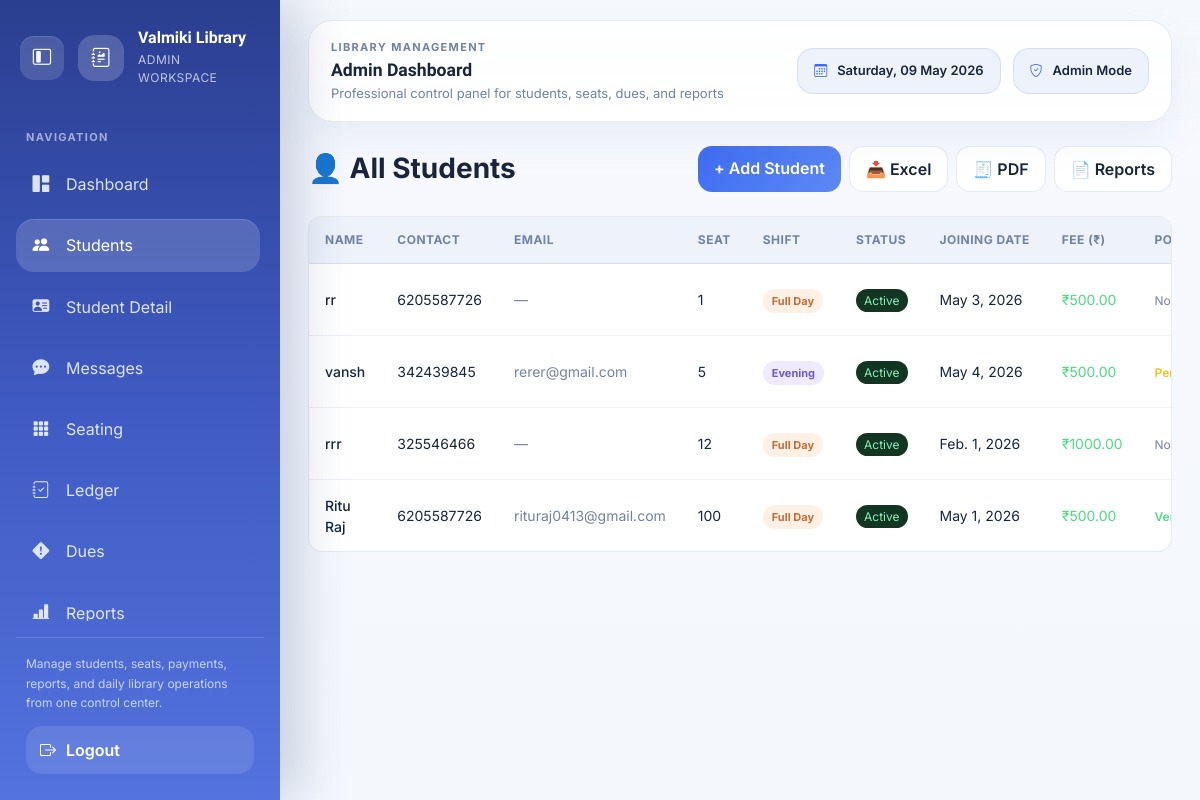
The app's page /students/ (signed in) with its own data.
### students/models.py (models this page shows, shortened)
class Student(models.Model):
    SHIFT_CHOICES = [
        ('Morning', 'Morning'),
        ('Evening', 'Evening'),
        ('Full Day', 'Full Day'),
    ]
    STATUS_CHOICES = [
        ('Active', 'Active'),
        ('On Hold', 'On Hold'),
        ('Left', 'Left'),
    ]
    PAYMENT_MODE_CHOICES = [
        ('Cash', 'Cash'),
        ('UPI', 'UPI'),
        ('Online', 'Online'),
    ]
    name         = models.CharField(max_length=100)
    contact      = models.CharField(max_length=10)
    email        = models.EmailField(blank=True, null=True, unique=True)
    date_of_birth = models.DateField(blank=True, null=True)
    seat_number  = models.CharField(max_length=3)
    shift        = models.CharField(max_length=20, choices=SHIFT_CHOICES)
    joining_date = models.DateField()
    monthly_fee  = models.DecimalField(max_digits=8, decimal_places=2, default=500)
    monthly_due_day = models.PositiveSmallIntegerField(default=5)
    mode_of_payment = models.CharField(max_length=10, choices=PAYMENT_MODE_CHOICES, default='Cash')
    preparing_for = models.CharField(max_length=150, blank=True)
    academic_details = models.TextField(blank=True)
    profile_photo = models.FileField(upload_to='student_profiles/photos/', blank=True, null=True)
    id_copy = models.FileField(upload_to='student_profiles/id_copies/', blank=True, null=True)
    payment_qr = models.FileField(upload_to='student_profiles/payment_qr/', blank=True, null=True)
    emergency_contact_name = models.CharField(max_length=100, blank=True)
    emergency_contact_phone = models.CharField(max_length=15, blank=True)
    status = models.CharField(max_length=20, choices=STATUS_CHOICES, default='Active')
    email_verified = models.BooleanField(default=False)

### students/views.py (the view)
# urls.py: path('students/',               views.student_list,          name='student_list'),
@login_required
def student_list(request):
    return render(request, 'students/student_list.html', {'students': sorted_students()})

### students/views.py (called while the page is built)
def sorted_students():
    return sorted(Student.objects.all(), key=lambda student: (int(student.seat_number), student.name.lower()))

### students/templates/students/student_list.html (shortened to what this page needs)
{% extends 'students/base.html' %}
{% block content %}
<div class="d-flex justify-content-between align-items-center mb-4 flex-wrap gap-2">
  <h3 style="font-weight:700;margin:0">👤 All Students</h3>
  <div class="d-flex gap-2 flex-wrap">
    <a href="{% url 'add_student' %}" class="btn btn-success">+ Add Student</a>
    <a href="{% url 'export_students_excel' %}" class="btn btn-outline-success">📥 Excel</a>
    <a href="{% url 'export_students_pdf' %}" class="btn btn-outline-light">🧾 PDF</a>
    <a href="{% url 'reports_dashboard' %}" class="btn btn-outline-info">📄 Reports</a>
  </div>
</div>
<div style="background:var(--bg-card);border-radius:14px;border:1px solid var(--border);overflow:hidden">
  <table class="vl-table">
    <thead>
      <tr>
        <th>Name</th><th>Contact</th><th>Email</th><th>Seat</th>
        <th>Shift</th><th>Status</th><th>Joining Date</th><th>Fee (₹)</th><th>Portal</th><th>Action</th>
      </tr>
    </thead>
    <tbody>
      {% for student in students %}
      <tr>
        <td style="font-weight:500">{{ student.name }}</td>
        <td>{{ student.contact }}</td>
        <td style="color:var(--text-muted)">{{ student.email|default:'—' }}</td>
        <td>{{ student.seat_number }}</td>
        <td>
          <span class="badge-shift {% if student.shift == 'Morning' %}morning{% elif student.shift == 'Evening' %}evening{% else %}fullday{% endif %}">
            {{ student.shift }}
          </span>
        </td>
        <td>
          <span style="padding:4px 8px;border-radius:999px;font-size:12px;
            background:{% if student.status == 'Active' %}#123524{% elif student.status == 'On Hold' %}#3b2f0f{% else %}#3f1d1d{% endif %};
            color:{% if student.status == 'Active' %}#86efac{% elif student.status == 'On Hold' %}#fcd34d{% else %}#fca5a5{% endif %}">
            {{ student.status }}
          </span>
        </td>
        <td>{{ student.joining_date }}</td>
        <td style="color:#4ade80">₹{{ student.monthly_fee }}</td>
        <td>
          {% if student.email_verified %}
            <span style="color:#4ade80;font-size:12px;font-weight:600">Verified</span>
          {% elif student.email %}
            <span style="color:#fbbf24;font-size:12px;font-weight:600">Pending</span>
          {% else %}
            <span style="color:var(--text-muted);font-size:12px">No email</span>
          {% endif %}
        </td>
      </tr>
      {% empty %}
      <tr><td colspan="10" class="text-center" style="color:var(--text-muted);padding:30px">
        No students yet. <a href="{% url 'add_student' %}" style="color:#4f46e5">Add one →</a>
      </td></tr>
      {% endfor %}
    </tbody>
  </table>
</div>
{% endblock %}

### students/templates/students/base.html (style rules this page uses)
:root { --bg-main: #f4f7fc; --bg-card: #ffffff; --bg-deep: #edf2fb; --border: rgba(102, 126, 174, 0.16); --text-main: #18253d; --text-muted: #7182a2; --text-nav: rgba(245, 248, 255, 0.88); --navbar-bg: rgba(255, 255, 255, 0.92); --table-bg: #ffffff; --input-bg: #f8faff; --row-hover: rgba(81, 115, 191, 0.06); --sidebar-grad-start: #2b3f90; --sidebar-grad-mid: #405bc4; --sidebar-grad-end: #5473dc; --sidebar-active: rgba(255, 255, 255, 0.16); --accent: #3d6cf2; --accent-strong: #274fc6; --success: #1ea66b; --warning: #e2a422; --danger: #d96376; --shadow-soft: 0 18px 36px rgba(111, 136, 182, 0.09); --shadow-card: 0 22px 50px rgba(105, 123, 165, 0.14); --sidebar-width: 280px; --sidebar-collapsed-width: 96px; }
* { box-sizing: border-box; margin: 0; padding: 0; }
html, body { min-height: 100%; }
body { background: radial-gradient(circle at top left, rgba(94, 134, 226, 0.12), transparent 24%), linear-gradient(180deg, #f7f9fe 0%, var(--bg-main) 100%); color: var(--text-main); font-family: "Inter", sans-serif; min-height: 100vh; transition: background 0.25s ease; }
a { color: inherit; }
.vl-table { width: 100%; border-collapse: collapse; font-size: 14px; background: transparent; }
.vl-table th { background: var(--bg-deep); color: var(--text-muted); padding: 14px 16px; text-align: left; font-weight: 700; border-bottom: 1px solid var(--border); white-space: nowrap; font-size: 12px; letter-spacing: 0.04em; text-transform: uppercase; }
.vl-table td { padding: 14px 16px; border-bottom: 1px solid rgba(102, 126, 174, 0.11); color: var(--text-main); vertical-align: middle; }
.vl-table tr:last-child td { border-bottom: none; }
.badge-shift { font-size: 11px; padding: 5px 9px; border-radius: 999px; font-weight: 700; }
.evening { background: #efeaff; color: #6b5acb; }
.fullday { background: #fff0e5; color: #c86b35; }
.btn { border-radius: 14px; font-weight: 600; padding: 10px 16px; box-shadow: none; }
.btn-primary, .btn-success { background: linear-gradient(135deg, var(--accent) 0%, #5d89f4 100%); border: none; }
.btn-outline-light, .btn-outline-info, .btn-outline-warning, .btn-outline-success { background: #ffffff; border-color: rgba(102, 126, 174, 0.16); color: var(--text-main); }

### records on screen
Student: name "rr", contact "6205587726", email "—", seat_number "1", shift "Full Day", status "Active", joining_date "May 3, 2026", monthly_fee "500.00", email_verified "No…"
Student: name "vansh", contact "342439845", email "rerer@gmail.com", seat_number "5", shift "Evening", status "Active", joining_date "May 4, 2026", monthly_fee "500.00", email_verified "Pending"
Student: name "rrr", contact "325546466", email "—", seat_number "12", shift "Full Day", status "Active", joining_date "Feb. 1, 2026", monthly_fee "1000.00", email_verified "No…"
Student: name "Ritu Raj", contact "6205587726", email "rituraj0413@gmail.com", seat_number "100", shift "Full Day", status "Active", joining_date "May 1, 2026", monthly_fee "500.00", email_verified "Verified"
